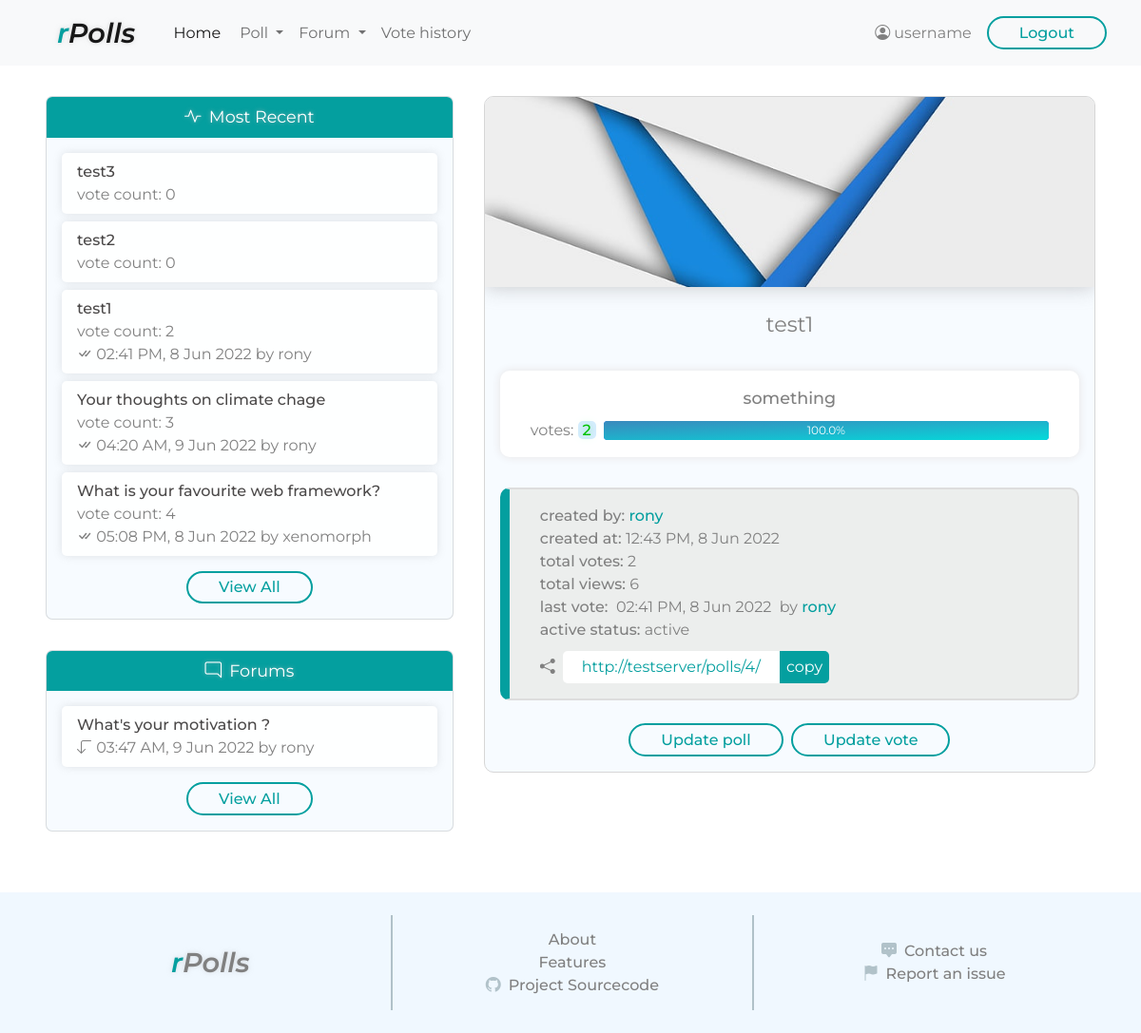
Screenshot of /polls/4/ with the database file from the repository.
### polls/models.py (models this page shows, shortened)
class Poll(models.Model):
    title = models.CharField(max_length=250)
    banner = models.ImageField(upload_to='polls/images/', default='polls/images/default.jpg')
    author = models.ForeignKey(User, on_delete=models.CASCADE, related_name='poll')
    public = models.BooleanField(default=True)
    active = models.BooleanField(default=True)
    added = models.DateTimeField(auto_now_add=True)
    views = models.IntegerField(default=0)

class Vote(models.Model):
    choice = models.ForeignKey(Choice, on_delete=models.CASCADE, related_name='choicevote')
    poll = models.ForeignKey(Poll, on_delete=models.CASCADE, related_name='pollvote')
    voter = models.ForeignKey(User, on_delete=models.CASCADE, related_name='uservote')
    vote_time = models.DateTimeField(auto_now_add=True)
    vote_update_time = models.DateTimeField(auto_now=True)

class Choice(models.Model):
    choicetext = models.CharField(max_length=100)
    poll = models.ForeignKey(Poll, on_delete=models.CASCADE, related_name='choice')

### forums/models.py (models this page shows, shortened)
class ForumTopic(models.Model):
    title = models.CharField(max_length=250)
    author = models.ForeignKey(User, on_delete=models.CASCADE, related_name='forum')
    active = models.BooleanField(default=True)
    locked = models.BooleanField(default=False)
    added = models.DateTimeField(auto_now_add=True)
    views = models.IntegerField(default=0)

class Post(models.Model):
    post_text = models.TextField()
    forum = models.ForeignKey(ForumTopic, on_delete=models.CASCADE, related_name='forumpost')
    post_author = models.ForeignKey(User, on_delete=models.CASCADE, related_name='userpost')
    added = models.DateTimeField(auto_now_add=True)
    updated = models.DateTimeField(auto_now=True)

### polls/views.py (the view)
# urls.py: path('<int:pk>/', views.polldetail , name='polldetails'),
def polldetail(request, pk):
    polldetail_context = dict()
    polldetail_context['recentpolls'] = get_polls_panel_context(request)
    polldetail_context['forums'] = get_forum_panel_context(request)
    poll = Poll.objects.get(pk=pk)
    pollViews = poll.views + 1
    Poll.objects.filter(pk=pk).update(views=pollViews)
    polldetail_context['poll_id'] = poll.id
    polldetail_context['poll_url'] = request.build_absolute_uri()
    polldetail_context['poll_title'] = poll.title
    polldetail_context['poll_author'] = poll.author
    polldetail_context['poll_added'] = poll.added
    polldetail_context['poll_views'] = pollViews
    polldetail_context['is_active_poll'] = poll.active
    if poll.active:
        polldetail_context['active_status'] = 'active'
    else:
        polldetail_context['active_status'] = 'inactive'
    try:
        myVote = poll.pollvote.get(voter=request.user)
        polldetail_context['my_vote_time'] = myVote.vote_time
    except Exception:
        pass
    try:
        lastVote = poll.pollvote.latest('vote_time')
        polldetail_context['last_vote_time'] = lastVote.vote_time
        polldetail_context['last_vote_voter'] = lastVote.voter
    except Exception:
        pass
    polldetail_context['poll_banner_url'] = poll.banner.url
    poll_choices = poll.choice.all()
    total_votes = poll.pollvote.count()
    choices_context = []
    for choice in poll_choices:
        choice_text = choice.choicetext
        choice_votes = choice.choicevote.count()
        percentVotes = (choice_votes/total_votes)*100
        choice_votes_percent = round(percentVotes, 2)
        progressbar_progress = round(percentVotes)
        unit_context = {'choice_text':choice_text, 'choice_votes':choice_votes, 'choice_votes_percent':choice_votes_percent,
                        'progressbar_progress':progressbar_progress}
        choices_context.append(unit_context)
    polldetail_context['choices'] = choices_context
    polldetail_context['total_votes'] = total_votes
    return render(request, 'polls/poll_detail.html', context=polldetail_context)

### polls/views.py (called while the page is built)
def get_forum_panel_context(request):
    recentforums = ForumTopic.objects.filter(active=True).order_by('-added')[:5]
    recentforums_context = []
    for forum in recentforums:
        forum_id = forum.id
        forum_title = forum.title
        lastPost = forum.forumpost.latest('added')
        last_post_time = lastPost.added
        last_post_user = lastPost.post_author
        unit_context = {'forum_id': forum_id, 'forum_title': forum_title, 'last_post_time': last_post_time, 'last_post_user': last_post_user}
        recentforums_context.append(unit_context)
    return recentforums_context

### polls/templates/polls/poll_detail.html (shortened to what this page needs)
<!DOCTYPE html>
<html lang="en">
<head>
    <link href="https://cdn.jsdelivr.net/npm/bootstrap@5.1.3/dist/css/bootstrap.min.css" rel="stylesheet">
    {% load static %}
    <link rel="stylesheet" href="{% static 'style.css' %}">
</head>
<body>
    <header>
        <nav class="navbar navbar-expand-md navbar-light bg-light">
            <div class="container-fluid">
              <a class="navbar-brand ms-5 pe-3" href="#"><span class="r">r</span>Polls</a>
              <div class="collapse navbar-collapse" id="navbarSupportedContent">
                <ul class="navbar-nav me-auto mb-2 mb-lg-0">
                  <li class="nav-item me-1">
                    <a class="nav-link active" aria-current="page" href="#">Home</a>
                  </li>
                  <li class="nav-item dropdown">
                    <a class="nav-link dropdown-toggle" href="#" id="navbarDropdown" role="button" data-bs-toggle="dropdown" aria-expanded="false">
                      Poll
                    </a>
                  </li>
                  <li class="nav-item dropdown">
                    <a class="nav-link dropdown-toggle" href="#" id="navbarDropdown" role="button" data-bs-toggle="dropdown" aria-expanded="false">
                      Forum
                    </a>
                  </li>
                  <li class="nav-item">
                    <a class="nav-link" href="#">Vote history</a>
                  </li>
                </ul>
                <div class="account d-flex me-4">
                    <div class="profile d-flex my-auto me-3">
                        <i class="bi bi-person-circle"></i>
                        <span class="username-viewonly ms-1">username</span>
                    </div>
                  <button class="btn-1">Logout</button>
                </div>
              </div>
            </div>
          </nav>
    </header>
    <div class="main-container">
        <div class="left-col">
            <div class="recent-polls card">
                <div class="heading">
                    <span class="icon me-1"><i class="bi bi-activity"></i></span>
                    <span class="title">Most Recent</span>
                </div>
                <div class="content">
                    {% for poll in recentpolls %}
                    <div class="poll-item">
                        <a class="poll-title" href="{% url 'polls:polldetails' poll.poll_id %}">{{ poll.poll_title }}</a>
                        <div class="count">
                            <span class="label">vote count:&nbsp;</span><span class="value">{{ poll.vote_count }}</span>
                        </div>
                        {% if poll.vote_count%}
                        <div class="last-vote">
                            <span class="label"><i class="bi bi-check-all"></i></span>
                            <span class="date">{{ poll.last_vote_time|date:"h:i A, j M o" }}</span>
                            <span class="user">by {{ poll.last_vote_voter }}</span>
                        </div>
                        {% endif %}
                    </div>
                    {% endfor %}
                    <a href="#" class="btn-1 link-btn">View All</a>
                </div>
            </div>
            <div class="community-forum card">
                <div class="heading">
                    <span class="icon me-1"><i class="bi bi-chat-right"></i></span>
                    <span class="title">Forums</span>
                </div>
                <div class="content">
                    {% for forum in forums %}
                    <div class="forum-post">
                        <a class="post-title" href="{% url 'forums:forum_detail' forum.forum_id %}">{{ forum.forum_title }}</a>
                        <div class="last-post">
                            <span class="label"><i class="bi bi-arrow-90deg-down"></i></span>
                            <span class="date">{{ forum.last_post_time|date:"h:i A, j M o" }}</span>
                            <span class="user">by {{ forum.last_post_user }}</span>
                        </div>
                    </div>
                    {% endfor %}
                    <a href='#' class="btn-1 link-btn">View All</a>
                </div>
            </div>
        </div>
        <div class="right-col">
            <div class="poll-detail">
                <div class="content">
                    <div class="poll-heading">
                        <div class="banner"><img src="{{ poll_banner_url }}" alt=""></div>
                        <div class="title">{{ poll_title }}</div>
                    </div>
                    <div class="pool-info">
                        <div class="pool-choices">
                            <ul class="choice-list">
                                {% for choice in choices%}
                                <li class="choice card-simple">
                                    <div class="choice-text">{{ choice.choice_text }}</div>
                                    <div class="info">
                                        <div class="choice-votes me-2"><span class="label">votes:&nbsp;</span><span class='value'>{{ choice.choice_votes }}</span></div>
                                        <div class="progress">
                                            <div class="progress-bar" role="progressbar" style="width: {{ choice.progressbar_progress }}%;" aria-valuenow="{{ choice.progressbar_progress }}" aria-valuemin="0" aria-valuemax="100">{{ choice.choice_votes_percent }}%</div>
                                        </div>
                                    </div>
                                </li>
                                {% endfor %}
                            </ul>
                        </div>
                        <div class="poll-stats card-headless">
                            <ul class="stats">
                                <li>
                                    <span class="label">created by:&nbsp;</span><span class="user">{{ poll_author }}</span>
                                </li>
                                <li>
                                    <span class="label">created at:&nbsp;</span><span class="value">{{ poll_added|date:"h:i A, j M o"  }}</span>
                                </li>
                                <li>
                                    <span class="label">total votes:&nbsp;</span><span class="value">{{ total_votes }}</span>
                                </li>
                                <li>
                                    <span class="label">total views:&nbsp;</span><span class="value">{{ poll_views }}</span>
                                </li>
                                <li>
                                    <span class="label">last vote:&nbsp;</span><span class="value">
                                        <span>{{ last_vote_time|date:"h:i A, j M o" }}&nbsp;</span>
                                        <span>by <span class="user">{{ last_vote_voter }}</span></span>
                                    </span>
                                </li>
                                <li>
                                    <span class="label">active status:&nbsp;</span><span class="value">{{ active_status }}</span>
                                </li>
                            </ul>
                            <div class="share-link">
                                <div class="inner">
                                    <i class="bi bi-share-fill me-2"></i>
                                    <a href="{% url 'polls:polldetails' poll_id %}" id="poll-link">{{ poll_url }}</a>
                                    <button id="ctc">copy</button>
                                </div>
                            </div>
                        </div>
                        <div class="my-action">
                            <a href="#" type="submit" class="btn-1 link-btn me-1">Update poll</a>
                            <a href="#" type="submit" class="btn-1 link-btn">Update vote</a>
                        </div>
                    </div>
                </div>
            </div>
        </div>
    </div>
    <footer>
        <div class="upper">
            <div class="col-1">
                <div class="site-name">
                    <span class="r">r</span>Polls</a>
                </div>
            </div>
            <div class="vl"></div>
            <div class="col-2">
                <a href="#">About</a>
                <a href="#">Features</a>
                <a href="#"><i class="bi bi-github"></i>Project Sourcecode</a>
            </div>
            <div class="vl"></div>
            <div class="col-3">
                <a href="#"><i class="bi bi-chat-square-dots-fill"></i>Contact us</a>
                <a href="#"><i class="bi bi-flag-fill"></i>Report an issue</a>
            </div>
        </div>
    </footer>
</body>
</html>

### rows the page displays
Poll: poll_title "test3"
Poll: poll_title "test2"
Poll: title "test1", added "12:43 PM, 8 Jun 2022"
Choice: choice_text "something"
Vote: vote_time "02:41 PM, 8 Jun 2022"

### other values shown
{{ poll.vote_count }} "0" "0"
{{ poll.poll_title }} "test1"
{{ poll.vote_count }} "2"
{{ poll.last_vote_time|date:"h:i A, j M o" }} "02:41 PM, 8 Jun 2022"
{{ poll.last_vote_voter }} "rony"
{{ poll.poll_title }} "Your thoughts on climate chage"
{{ poll.vote_count }} "3"
{{ poll.last_vote_time|date:"h:i A, j M o" }} "04:20 AM, 9 Jun 2022"
{{ poll.poll_title }} "What is your favourite web framework?"
{{ poll.vote_count }} "4"
{{ poll.last_vote_time|date:"h:i A, j M o" }} "05:08 PM, 8 Jun 2022"
{{ poll.last_vote_voter }} "xenomorph"
{{ forum.forum_title }} "What's your motivation ?"
{{ forum.last_post_time|date:"h:i A, j M o" }} "03:47 AM, 9 Jun 2022"
{{ forum.last_post_user }} "rony"
